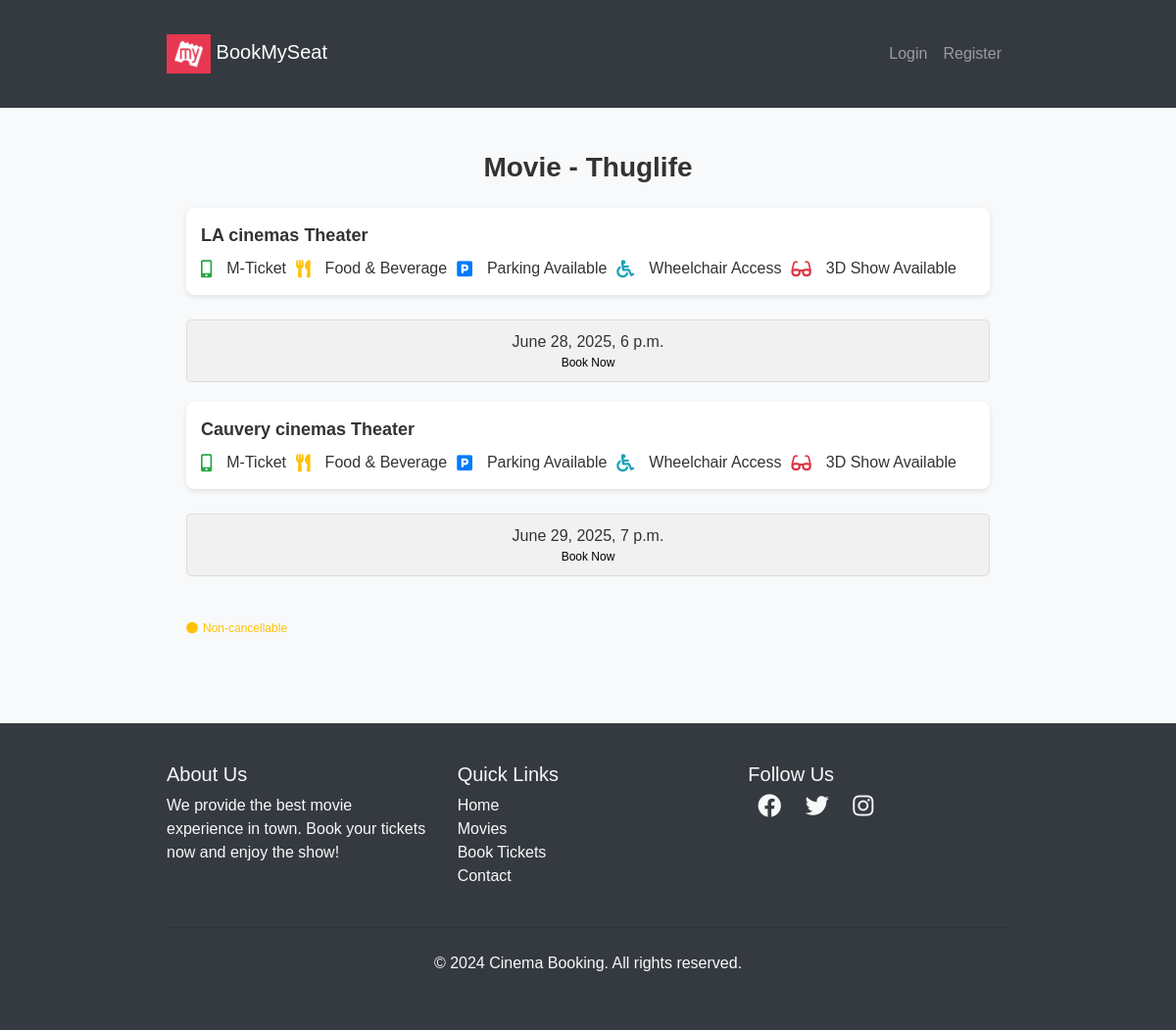
/movies/1/theaters, run on the app's committed database.
### movies/models.py (models this page shows, shortened)
class Movie(models.Model):
    name= models.CharField(max_length=255)
    image= models.ImageField(upload_to="movies/")
    rating = models.DecimalField(max_digits=3,decimal_places=1)
    cast= models.TextField()
    description= models.TextField(blank=True,null=True) # optional

class Theater(models.Model):
    name = models.CharField(max_length=255)
    movie = models.ForeignKey(Movie,on_delete=models.CASCADE,related_name='theaters')
    time= models.DateTimeField()

### movies/views.py (the view)
# urls.py: path('<int:movie_id>/theaters',views.theater_list,name='theater_list'),
def theater_list(request,movie_id):
    movie = get_object_or_404(Movie,id=movie_id)
    theater=Theater.objects.filter(movie=movie)
    return render(request,'movies/theater_list.html',{'movie':movie,'theaters':theater})

### templates/movies/theater_list.html (shortened to what this page needs)
{% extends "users/basic.html" %}
{% block content %}
  <body>
    <div class="container">
      <div class="movie-title">Movie - {{ movie.name }}</div>
      {% if theaters %}
        {% for theater in theaters %}
        <div class="theatre-info">
          <div>
            <strong>{{ theater.name }} Theater</strong>
            <div class="info-icons mt-2">
              <i class="fas fa-mobile-alt text-success"></i> M-Ticket
              <i class="fas fa-utensils text-warning ms-3"></i> Food & Beverage
              <i class="fas fa-parking text-primary ms-3"></i> Parking Available
              <i class="fas fa-wheelchair text-info ms-3"></i> Wheelchair Access
              <i class="fas fa-glasses text-danger ms-3"></i> 3D Show Available
            </div>
          </div>
        </div>
        <div class="show-times">
          <div class="time-box">
            {{ theater.time }}
            <a href="{% url 'book_seats' theater.id %}">
              <span>Book Now</span>
            </a>
          </div>
        </div>
        {% endfor %}
      {% else %}
        <div class="no-theaters mt-4">
          <p>Sorry, no theaters are available for this movie at the moment.</p>
        </div>
      {% endif %}
      <div class="non-cancellable mt-4">
        <i class="fas fa-circle text-warning"></i> Non-cancellable
      </div>
    </div>
  </body>
{% endblock %}

### templates/users/basic.html (style rules this page uses)
body { font-family: Arial, sans-serif; }

### templates/movies/theater_list.html (style rules this page uses)
body { font-family: Arial, sans-serif; background-color: #f8f9fa; color: #333; margin: 0; padding: 0; }
.container { padding: 20px; max-width: 900px; margin: 0 auto; }
.movie-title { font-size: 28px; font-weight: bold; text-align: center; margin-bottom: 20px; }
.theatre-info { display: flex; justify-content: space-between; align-items: center; padding: 15px; background-color: #fff; border-radius: 8px; box-shadow: 0 2px 5px rgba(0, 0, 0, 0.1); margin-bottom: 15px; flex-wrap: wrap; }
.theatre-info strong { font-size: 18px; flex: 1; }
.info-icons { display: flex; flex-wrap: wrap; align-items: center; justify-content: flex-start; gap: 10px; margin-top: 10px; flex: 2; }
.info-icons i { margin-right: 5px; font-size: 18px; }
.show-times { display: flex; justify-content: space-between; padding: 10px 0; flex-wrap: wrap; }
.time-box { border: 1px solid #ddd; border-radius: 5px; padding: 10px 20px; text-align: center; background-color: #f1f1f1; margin-bottom: 10px; flex: 1; min-width: 100px; transition: transform 0.3s ease, background-color 0.3s ease; }
.time-box span { display: block; font-size: 12px; color: black; }
.non-cancellable { color: #ffc107; font-size: 12px; margin-top: 20px; display: flex; align-items: center; }
.non-cancellable i { margin-right: 5px; }

### data on the page
Movie: name "Thuglife"
Theater: name "LA cinemas", time "June 28, 2025, 6 p.m."
Theater: name "Cauvery cinemas", time "June 29, 2025, 7 p.m."
